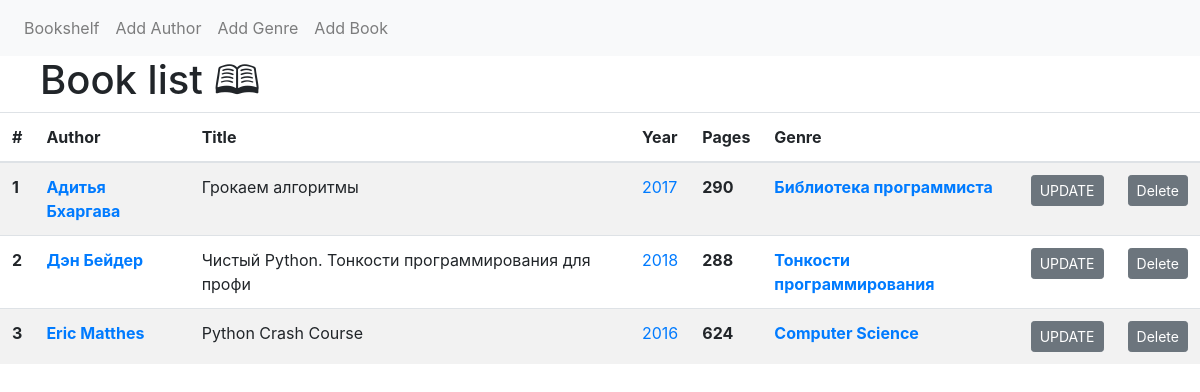
The page / on the database its author committed.
### models.py (models this page shows)
class Book(Model):
    id = AutoField(primary_key=True, unique=True)
    author = ForeignKeyField(Author, backref='books')
    title = TextField(null=False)
    year = IntegerField(null=False)
    pages = IntegerField(null=True)
    genre = ForeignKeyField(Genre, backref='books')
    class Meta:
        database = db

class Author(Model):
    id = AutoField(primary_key=True, unique=True)
    name = CharField(max_length=255)
    description = TextField(null=True)
    class Meta:
        database = db

class Genre(Model):
    id = AutoField(primary_key=True, unique=True)
    name = CharField(max_length=255)
    description = TextField(null=True)
    class Meta:
        database = db

### app.py (the view)
@app.route('/')
def main():
    books = Book.select().join_from(Book, Author).join_from(Book, Genre)
    return render_template('main.html', books=books, page_name='Book list 🕮')

### templates/main.html (shortened to what this page needs)
{% extends 'index.html' %} {% block body %}
<div class="row" style="margin-left: 2.5em">
  <h1>{{ page_name }}</h1>
</div>
<div class="container-space">
  <table class="table table-striped">
    <thead>
      <tr>
        <th scope="col">#</th>
        <th scope="col">Author</th>
        <th scope="col">Title</th>
        <th scope="col">Year</th>
        <th scope="col">Pages</th>
        <th scope="col">Genre</th>
        <th scope="col"></th>
        <th scope="col"></th>
      </tr>
    </thead>
    <tbody>
      {% for book in books %}
      <tr>
        <th scope="row">{{loop.index}}</th>
        <th><a href="/author/{{book.author.id}}/">{{book.author.name}}</a></th>
        <td>{{book.title}}</td>
        <td><a href="/year/{{book.year}}/">{{book.year}}</a></td>
        <th>{{book.pages}}</th>
        <th><a href="/genre/{{book.genre.id}}/">{{book.genre.name}}</a></th>
        <th>
          <form method="get" action="/update/book/{{book.id}}">
            <input
              type="submit"
              value="UPDATE"
              class="btn btn-secondary btn-sm"
            />
          </form>
        </th>
        <th>
          <form method="post" action="delete/book/">
            <input
              type="submit"
              value="Delete"
              class="btn btn-secondary btn-sm"
            />
          </form>
        </th>
        {% endfor %}
      </tr>
    </tbody>
  </table>
</div>
{% endblock %}

### templates/index.html (shortened to what this page needs)
<!DOCTYPE html>
<html lang="en">
  <head>
    <link
      rel="stylesheet"
      href="https://cdn.jsdelivr.net/npm/bootstrap@4.6.0/dist/css/bootstrap.min.css"
    />
  </head>
  <nav class="navbar navbar-expand-sm bg-light navbar-light">
    <ul class="navbar-nav">
      <li class="nav-item">
        <a class="nav-link" href="/">Bookshelf</a>
      </li>
      <li class="nav-item">
        <a class="nav-link" href="/create/author">Add Author</a>
      </li>
      <li class="nav-item">
        <a class="nav-link" href="/create/genre">Add Genre</a>
      </li>
      <li class="nav-item">
        <a class="nav-link" href="/create/book">Add Book</a>
      </li>
    </ul>
  </nav>
  {% extends "layout.html" %}

### templates/layout.html (shortened to what this page needs)
<!DOCTYPE html>
 {% block body %}{% endblock %}

### rows shown on the page
Book: author.name "Адитья Бхаргава", title "Грокаем алгоритмы", year "2017", pages "290", genre.name "Библиотека программиста"
Book: author.name "Дэн Бейдер", title "Чистый Python. Тонкости программирования для профи", year "2018", pages "288", genre.name "Тонкости программирования"
Book: author.name "Eric Matthes", title "Python Crash Course", year "2016", pages "624", genre.name "Computer Science"

### other values the page prints
{{ page_name }} "Book list 🕮"
